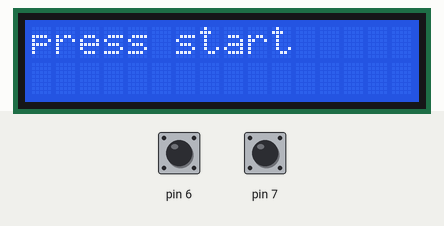
Recording of a sketch running on a simulated Arduino Uno, built with avr-gcc and run on an emulated ATmega328P. On the bench: 16×2 character LCD. The test bench sets the inputs (shaded band); at power-on: pin 6 HIGH, pin 7 HIGH. What the sketch prints to the serial monitor is not drawn.

Above: at 1.3 s.
1.4 s: pin 6 pulled LOW for 0.15 s
At 1.64 s:
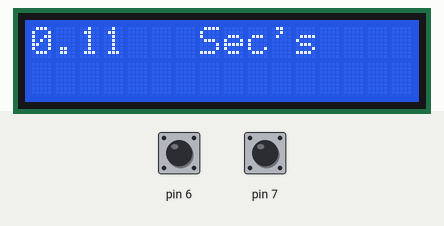
3.3 s: pin 7 pulled LOW for 0.15 s
4.9 s: pin 6 pulled LOW for 1 s
At 5.18 s:
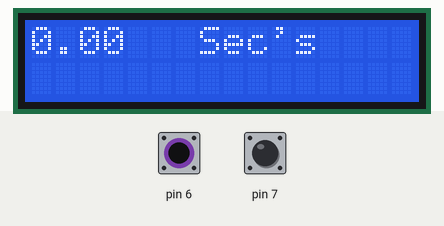
8.5 s: pin 6 driven LOW and pin 7 driven LOW
At 8.81 s:
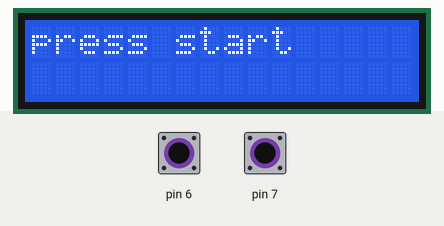
11.5 s: pin 7 driven HIGH
At 11.83 s:
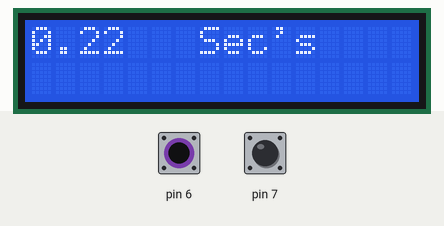

The sketch:

Arduino_Sketch_UNO__concept_1.ino
```cpp
/*
 * Initial Author: ryand1011 (https://github.com/ryand1011)
 *
 * Reads data written by a program such as "rfid_write_personal_data.ino"
 *
 * See: https://github.com/miguelbalboa/rfid/tree/master/examples/rfid_write_personal_data
 *
 * Uses MIFARE RFID card using RFID-RC522 reader
 * Uses MFRC522 - Library
 * -----------------------------------------------------------------------------------------
 *             MFRC522      Arduino       Arduino   Arduino    Arduino          Arduino
 *             Reader/PCD   Uno/101       Mega      Nano v3    Leonardo/Micro   Pro Micro
 * Signal      Pin          Pin           Pin       Pin        Pin              Pin
 * -----------------------------------------------------------------------------------------
 * RST/Reset   RST          9             5         D9         RESET/ICSP-5     RST
 * SPI SS      SDA(SS)      10            53        D10        10               10
 * SPI MOSI    MOSI         11 / ICSP-4   51        D11        ICSP-4           16
 * SPI MISO    MISO         12 / ICSP-1   50        D12        ICSP-1           14
 * SPI SCK     SCK          13 / ICSP-3   52        D13        ICSP-3           15
 *
 * More pin layouts for other boards can be found here: https://github.com/miguelbalboa/rfid#pin-layout
 *
 * /*Zeno Modiff
Stop Watch Using Arduino
https://www.youtube.com/channel/UC3x_svxO5Dxl0VesjEMpuGg
sreeramzeno@gmail.com

Evan Boessen
Combined both sketches
*/

#include <SPI.h>
#include <MFRC522.h>

#include <Wire.h>
#include <LiquidCrystal_I2C.h>
LiquidCrystal_I2C lcd(0x27, 2, 1, 0, 4, 5, 6, 7, 3, POSITIVE);

#define RST_PIN         9           // Configurable, see typical pin layout above
#define SS_PIN          10          // Configurable, see typical pin layout above

MFRC522 mfrc522(SS_PIN, RST_PIN);   // Create MFRC522 instance

//*****************************************************************************************//
void setup() {
  Serial.begin(9600);                                           // Initialize serial communications with the PC
  SPI.begin();                                                  // Init SPI bus
  mfrc522.PCD_Init();                                              // Init MFRC522 card
  Serial.println(F("Start"));    //shows in serial that it is ready to read

  lcd.begin(16, 2);
  lcd.clear();

  pinMode(6, INPUT);
  digitalWrite(6, HIGH);
  pinMode(7, INPUT);
  digitalWrite(7, HIGH);
}
double z = 0;
double a = millis();
double c ;

//*****************************************************************************************//
void loop() {

  // Prepare key - all keys are set to FFFFFFFFFFFFh at chip delivery from the factory.
  MFRC522::MIFARE_Key key;
  for (byte i = 0; i < 6; i++) key.keyByte[i] = 0xFF;

  //some variables we need
  byte block;
  byte len;
  MFRC522::StatusCode status;

  //-------------------------------------------
//LCD code
{
lcd.clear();
lcd.print("press start");
delay(100);

 if(digitalRead(6) == LOW)
 {

    lcd.clear();
 a = millis();
   while(digitalRead(7) == HIGH)
   {

     c = millis();
   z = (c - a) / 1000;
   lcd.print(z);
   lcd.setCursor(7,0);
   lcd.print("Sec's");
   lcd.setCursor(0,0);
   Serial.println(c);
   Serial.println(a);
   Serial.println(z);
   Serial.println("......");
   delay(100);
   }

   if(digitalRead(7) == LOW)
   {
     while(digitalRead(6) == HIGH)
     {
       lcd.setCursor(0,0);
       lcd.print(z);
       lcd.setCursor(11,0);
       lcd.print("");
       lcd.setCursor(0,0);
       delay(100);
     }
   }
 }
}
  // Reset the loop if no new card present on the sensor/reader. This saves the entire process when idle.
  if ( ! mfrc522.PICC_IsNewCardPresent()) {
    return;
  }

  // Select one of the cards
  if ( ! mfrc522.PICC_ReadCardSerial()) {
    return;
  }

  Serial.println(F("**Winner=**"));

  //-------------------------------------------

//  mfrc522.PICC_DumpDetailsToSerial(&(mfrc522.uid)); //dump some details about the card

  //mfrc522.PICC_DumpToSerial(&(mfrc522.uid));      //uncomment this to see all blocks in hex

  //-------------------------------------------

  Serial.print(F("Name: "));

  byte buffer1[18];

  block = 4;
  len = 18;

  //------------------------------------------- GET FIRST NAME
  status = mfrc522.PCD_Authenticate(MFRC522::PICC_CMD_MF_AUTH_KEY_A, 4, &key, &(mfrc522.uid)); //line 834 of MFRC522.cpp file
  if (status != MFRC522::STATUS_OK) {
    Serial.print(F("Authentication failed: "));
    Serial.println(mfrc522.GetStatusCodeName(status));
    return;
  }

  status = mfrc522.MIFARE_Read(block, buffer1, &len);
  if (status != MFRC522::STATUS_OK) {
    Serial.print(F("Reading failed: "));
    Serial.println(mfrc522.GetStatusCodeName(status));
    return;
  }

  //PRINT FIRST NAME
  for (uint8_t i = 0; i < 16; i++)
  {
    if (buffer1[i] != 32)
    {
      Serial.write(buffer1[i]);
    }
  }
  Serial.print("");

  //---------------------------------------- GET LAST NAME

  byte buffer2[18];
  block = 1;

  status = mfrc522.PCD_Authenticate(MFRC522::PICC_CMD_MF_AUTH_KEY_A, 1, &key, &(mfrc522.uid)); //line 834
  if (status != MFRC522::STATUS_OK) {
    Serial.print(F("Authentication failed: "));
    Serial.println(mfrc522.GetStatusCodeName(status));
    return;
  }

  status = mfrc522.MIFARE_Read(block, buffer2, &len);
  if (status != MFRC522::STATUS_OK) {
    Serial.print(F("Reading failed: "));
    Serial.println(mfrc522.GetStatusCodeName(status));
    return;
  }

  //PRINT LAST NAME
  for (uint8_t i = 0; i < 16; i++) {
    Serial.write(buffer2[i] );
  }


  //----------------------------------------

  Serial.println(F("\n**End Reading**\n"));

  delay(1000); //change value if you want to read cards faster

  mfrc522.PICC_HaltA();
  mfrc522.PCD_StopCrypto1();
}
//*****************************************************************************************//
```

Measured:
- after the input at 1.4 s, the display: first changes after 0.09 s (image 1 shows a later state)
- after the input at 3.3 s, every drawn part: stays the same
- after the input at 4.9 s, the display: first changes after 0.12 s (image 2 shows a later state)
- after the input at 8.5 s, the display: changes after 0.12 s (image 3)
- after the input at 11.5 s, the display: first changes after 0.06 s (image 4 shows a later state)
